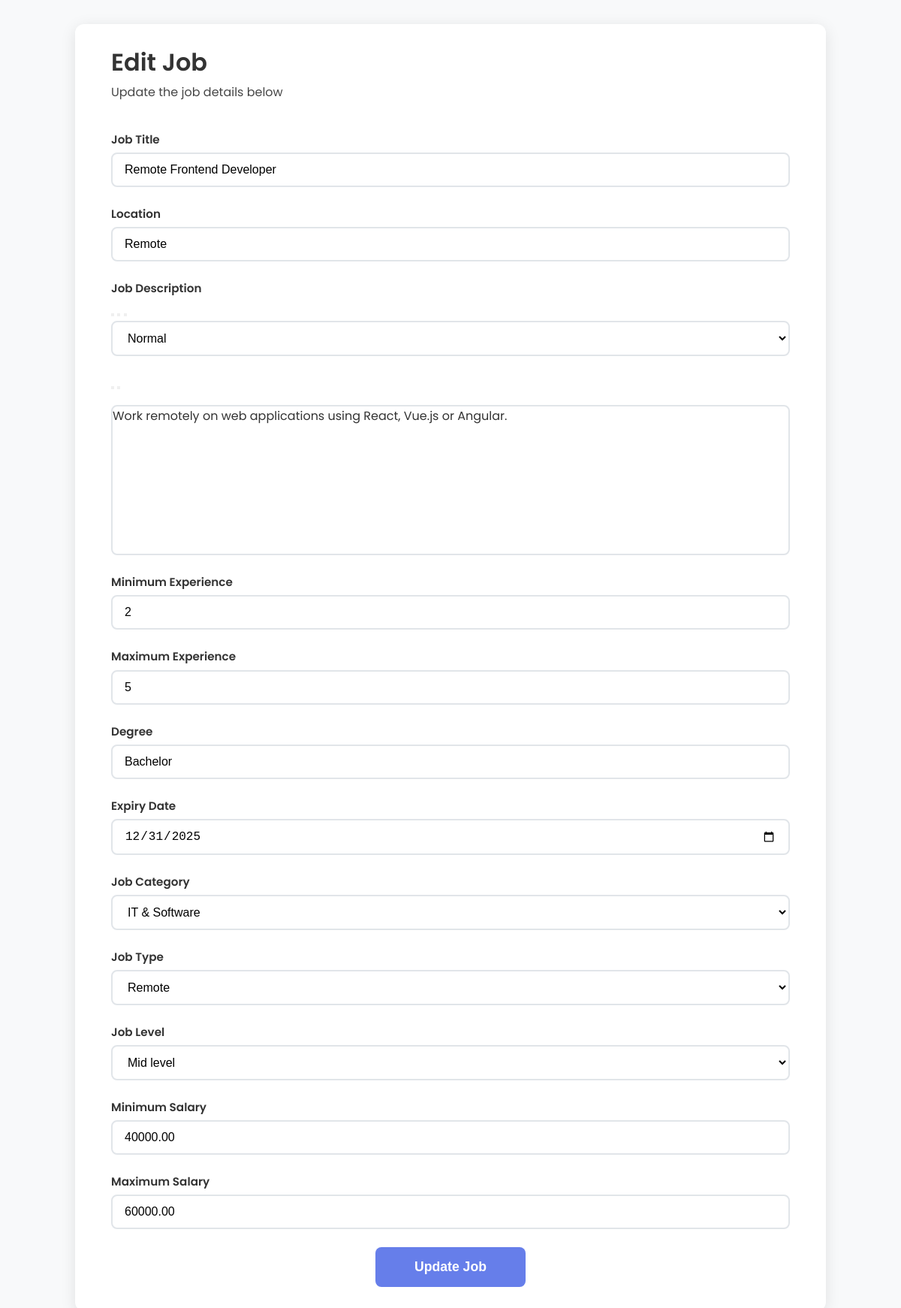
Screenshot of /employers-zone/content/edit-job.php?id=5 with the database file from the repository.
### tables this page shows
CREATE TABLE `jobs` (
  `job_id` int NOT NULL AUTO_INCREMENT,
  `title` varchar(100) NOT NULL,
  `description` text NOT NULL,
  `location` varchar(150) NOT NULL,
  `salary_min` decimal(10,2) DEFAULT '0.00',
  `salary_max` decimal(10,2) DEFAULT '0.00',
  `posted_time` timestamp NULL DEFAULT CURRENT_TIMESTAMP,
  `experience_min` int DEFAULT '0',
  `experience_max` int DEFAULT '0',
  `expiry_date` date DEFAULT NULL,
  `degree` varchar(150) DEFAULT NULL,
  `job_type` enum('Full time','Part time','Internship','Remote','Contract') DEFAULT NULL,
  `job_level` enum('Entry','Junior','Mid','Senior') DEFAULT NULL,
  `status` enum('active','inactive') NOT NULL DEFAULT 'active',
  `employer_id` int DEFAULT NULL,
  `category` varchar(50) DEFAULT NULL,
  PRIMARY KEY (`job_id`),
  KEY `fk_job_employer` (`employer_id`),
  CONSTRAINT `fk_job_employer` FOREIGN KEY (`employer_id`) REFERENCES `employers` (`id`) ON DELETE CASCADE ON UPDATE CASCADE
);

### employers-zone/content/edit-job.php (the view, shortened to what this page needs)
<?php
include __DIR__ . '/../../config/db.php';
$jobId = 0;
if (isset($_GET['id'])) {
    $jobId = (int) $_GET['id'];
}
$stmt = $conn->prepare("SELECT * FROM jobs WHERE job_id = ?");
$stmt->bind_param("i", $jobId);
$stmt->execute();
$result = $stmt->get_result();
$job = $result->fetch_assoc();
?>
<!DOCTYPE html>
<html lang="en">
<head>
    <link href="https://cdn.jsdelivr.net/npm/remixicon@4.5.0/fonts/remixicon.css" rel="stylesheet" />
    <link rel="stylesheet" href="../css/emp-dashboard.css">
    <link href="https://cdn.quilljs.com/1.3.6/quill.snow.css" rel="stylesheet">
</head>
<body>
    <div class="form-container">
        <div class="title-card">
            <div class="title">
                <h2>Edit Job</h2>
                <p>Update the job details below</p>
            </div>
        </div>
        <form id="jobForm" method="POST">
            <label for="title">Job Title</label>
            <input type="text" id="title" name="title" value="<?php echo htmlspecialchars($job['title']); ?>">
            <label for="location">Location</label>
            <input type="text" name="location" id="location" value="<?php echo htmlspecialchars($job['location']); ?>">
            <label for="description">Job Description</label>
            <div id="toolbar">
                <span class="ql-formats">
                    <button class="ql-bold"></button>
                    <button class="ql-italic"></button>
                    <button class="ql-underline"></button>
                </span>
                <span class="ql-formats">
                    <select class="ql-size">
                        <option selected value="">Normal</option>
                    </select>
                </span>
                <span class="ql-formats">
                    <button class="ql-list" value="ordered"></button>
                    <button class="ql-list" value="bullet"></button>
                </span>
            </div>
            <div id="editor"><?php echo $job['description']; ?></div>
            <label for="min-experience">Minimum Experience</label>
            <input type="text" id="min-experience" name="experience_min" value="<?php echo $job['experience_min']; ?>">
            <label for="max-experience">Maximum Experience</label>
            <input type="text" id="max-experience" name="experience_max" value="<?php echo $job['experience_max']; ?>">
            <label for="degree">Degree</label>
            <input type="text" name="degree" id="degree" value="<?php echo $job['degree']; ?>">
            <label for="expiry-date">Expiry Date</label>
            <input type="date" name="expiry_date" id="expiry-date" value="<?php echo $job['expiry_date']; ?>">
            <label for="category">Job Category</label>
            <select id="category" name="category">
                <option value="it_software" <?php if ($job['category'] == 'it_software') echo 'selected'; ?>>IT & Software</option>
            </select>
            <label for="job-type">Job Type</label>
            <select name="job_type" id="job_type">
                <option value="Remote" <?php if ($job['job_type'] == 'Remote') echo 'selected'; ?>>Remote</option>
            </select>
            <label for="job-level">Job Level</label>
            <select name="job_level" id="job_level">
                <option value="Mid" <?php if ($job['job_level'] == 'Mid') echo 'selected'; ?>>Mid level</option>
            </select>
            <label for="min-salary">Minimum Salary</label>
            <input type="text" name="salary_min" id="min-salary" value="<?php echo $job['salary_min']; ?>">
            <label for="max-salary">Maximum Salary</label>
            <input type="text" name="salary_max" id="max-salary" value="<?php echo $job['salary_max']; ?>">
            <button type="submit" class="btn btn-primary btn-lg">Update Job</button>
        </form>
    </div>
</body>
</html>

### css/emp-dashboard.css (style rules this page uses)
* { margin: 0; padding: 0; box-sizing: border-box; }
body { font-family: 'Poppins'; background-color: #f8f9fa; color: #333; line-height: 1.6; }
.form-container { max-width: 1000px; margin: 2rem auto; padding: 0 1rem; background: #fff; border-radius: 12px; box-shadow: 0 4px 20px rgba(0, 0, 0, 0.1); overflow: hidden; }
.title-card { display: flex; justify-content: space-between; align-items: center; padding: 2rem 2rem 1.5rem; border-bottom: 1px solid rgba(255, 255, 255, 0.2); }
.title h2 { margin: 0 0 0.5rem 0; font-size: 2rem; font-weight: 600; line-height: 1.2; }
.title p { margin: 0; opacity: 0.9; font-size: 1rem; }
.form-container form { padding-top: 0.8rem; }
form { padding: 2rem; }
label { display: block; margin-bottom: 0.3rem; font-weight: 600; color: #333; font-size: 0.95rem; }
input[type="text"], input[type="date"], select { width: 100%; padding: 0.75rem 1rem; margin-bottom: 1.5rem; border: 2px solid #e1e5e9; border-radius: 8px; font-size: 1rem; transition: border-color 0.3s ease, box-shadow 0.3s ease; background: #fff; }
input[type="text"]::placeholder { color: #999; }
.form-container form .btn { display: block; text-align: center; color: white; width: 200px; padding: 1rem; font-size: 1.1rem; font-weight: 600; background-color: #667eea; border: none; border-radius: 8px; cursor: pointer; transition: transform 0.2s ease, box-shadow 0.2s ease; margin: auto; }
#toolbar { margin-bottom: 1rem; border: none; background: transparent; }
#editor { min-height: 200px; margin-bottom: 1.5rem; border: 2px solid #e1e5e9; border-radius: 8px; transition: border-color 0.3s ease; }

### employers-zone/content/edit-job.php (style rules this page uses)
.form-container { max-width: 1000px; margin: 2rem auto; padding: 0 1rem; background: #fff; border-radius: 12px; box-shadow: 0 4px 20px rgba(0, 0, 0, 0.1); overflow: hidden; }
.title-card { display: flex; justify-content: space-between; align-items: center; padding: 2rem 2rem 1.5rem; border-bottom: 1px solid rgba(255, 255, 255, 0.2); }
.title h2 { margin: 0 0 0.5rem 0; font-size: 2rem; font-weight: 600; line-height: 1.2; }
.title p { margin: 0; opacity: 0.9; font-size: 1rem; }
.form-container form { padding-top: 0.8rem; }
form { padding: 2rem; }
label { display: block; margin-bottom: 0.3rem; font-weight: 600; color: #333; font-size: 0.95rem; }
input[type="text"], input[type="date"], select { width: 100%; padding: 0.75rem 1rem; margin-bottom: 1.5rem; border: 2px solid #e1e5e9; border-radius: 8px; font-size: 1rem; transition: border-color 0.3s ease, box-shadow 0.3s ease; background: #fff; }
input[type="text"]::placeholder { color: #999; }
.form-container form .btn { display: block; text-align: center; color: white; width: 200px; padding: 1rem; font-size: 1.1rem; font-weight: 600; background-color: #667eea; border: none; border-radius: 8px; cursor: pointer; transition: transform 0.2s ease, box-shadow 0.2s ease; margin: auto; }
#toolbar { margin-bottom: 1rem; border: none; background: transparent; }
#editor { min-height: 200px; margin-bottom: 1.5rem; border: 2px solid #e1e5e9; border-radius: 8px; transition: border-color 0.3s ease; }
.form-container { animation: fadeIn 0.6s ease-out; }

### rows the page displays
jobs: title "Remote Frontend Developer", location "Remote", description "Work remotely on web applications using React, Vue.js or Angular.", experience_min "2", experience_max "5", degree "Bachelor", expiry_date "12/31/2025", job_type "Remote", job_level "Mid level", salary_min "40000.00", salary_max "60000.00"
